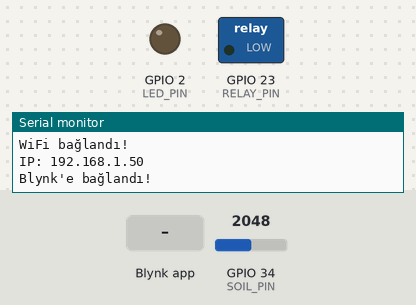
Simulated run of this sketch. Board: ESP32. Shown: switched loads named in the sketch (green lamp = pin HIGH), output pins drawn as LEDs (lit = HIGH), the last lines printed to the serial monitor. Inputs (shaded band) come from the test bench; at power-on: GPIO 34 (SOIL_PIN) = 2048. WiFi joins after 1.5 s; servers stay silent unless stated.

Above: at 3.0 s.
3.1 s: Blynk app writes 200 to V4
At 7.7 s:
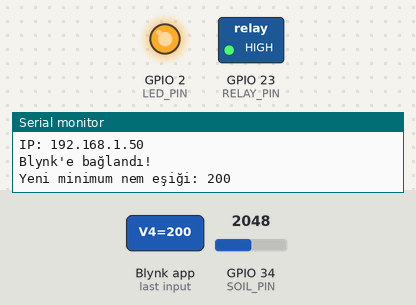
8.3 s: Blynk app writes 1 to V4
At 12.7 s:
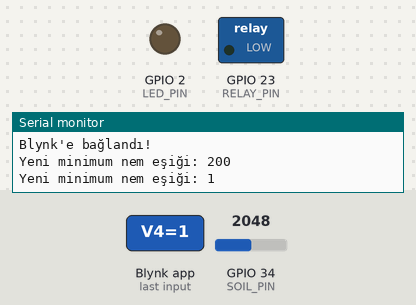
13.3 s: Blynk app writes 1 to V3
At 13.7 s:
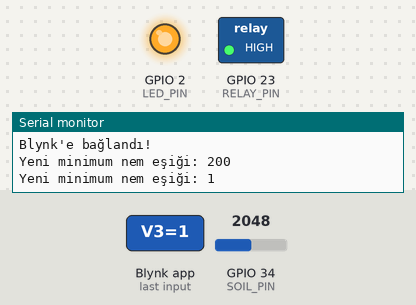
Timing chart, 0 to 16.3 s (numbered marks = the images above; inputs shaded):
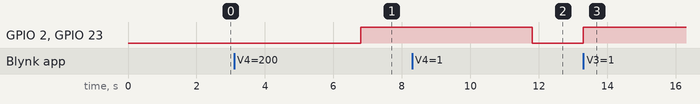

Measured:
- after the input at 3.1 s, GPIO 2 (LED_PIN), GPIO 23 (RELAY_PIN): LOW → HIGH after 3.7 s
- after the input at 8.3 s, GPIO 2 (LED_PIN), GPIO 23 (RELAY_PIN): HIGH → LOW after 3.5 s
- after the input at 13.3 s, GPIO 2 (LED_PIN), GPIO 23 (RELAY_PIN): LOW → HIGH at once

The sketch:

sketch_aug19a.ino
```cpp
#define BLYNK_TEMPLATE_ID "TMPL67BpjhRnR"
#define BLYNK_TEMPLATE_NAME "Akıllı Saksı"
#define BLYNK_AUTH_TOKEN "tb8zbZiyqdjO7XPH9x38j5jGUhRDeTyr"

#include <WiFi.h>
#include <WebServer.h>
#include <DNSServer.h>
#include <WiFiManager.h>
#include <BlynkSimpleEsp32.h>

BlynkTimer timer;

// --- Pinler ---
#define LED_PIN 2
#define RELAY_PIN 23   // Röle pini (su pompası)
#define SOIL_PIN 34    // Nem sensörü pini

// --- Değişkenler ---
bool pumpState = false;
bool manualControl = false;
int minMoisture = 30;
int soilMoisture = 0;

// --- Blynk Fonksiyonları ---
BLYNK_WRITE(V3) {  // Manuel pompa kontrolü
  manualControl = param.asInt();
  pumpState = manualControl;
  digitalWrite(RELAY_PIN, pumpState ? HIGH : LOW);
  digitalWrite(LED_PIN, pumpState ? HIGH : LOW);
  Blynk.virtualWrite(V2, pumpState ? 1 : 0);
}

BLYNK_WRITE(V4) {  // Minimum nem ayarı
  minMoisture = param.asInt();
  Serial.print("Yeni minimum nem eşiği: ");
  Serial.println(minMoisture);
}

// --- Sensör okuma ve otomatik pompa kontrol ---
void sendSensor() {
  int soilMoistureValue = analogRead(SOIL_PIN);
  soilMoisture = map(soilMoistureValue, 1200, 4095, 100, 0);
  Blynk.virtualWrite(V1, soilMoisture);

  if (!manualControl) {
    pumpState = (soilMoisture < minMoisture);
    digitalWrite(RELAY_PIN, pumpState ? HIGH : LOW);
    digitalWrite(LED_PIN, pumpState ? HIGH : LOW);
    Blynk.virtualWrite(V2, pumpState ? 1 : 0);
  }
}

void setup() {
  Serial.begin(115200);
  pinMode(LED_PIN, OUTPUT);
  pinMode(RELAY_PIN, OUTPUT);
  pinMode(SOIL_PIN, INPUT);

  digitalWrite(RELAY_PIN, LOW);
  digitalWrite(LED_PIN, LOW);

  // --- WiFiManager ile dinamik Wi-Fi bağlantısı ---
  WiFiManager wm;
  if (!wm.autoConnect("AkilliSaksi-Setup")) {
    Serial.println("WiFi bağlantısı başarısız, yeniden başlatılıyor...");
    ESP.restart();
  }
  Serial.println("WiFi bağlandı!");
  Serial.print("IP: ");
  Serial.println(WiFi.localIP());

  // --- Blynk bağlantısı ---
  Blynk.config(BLYNK_AUTH_TOKEN);
  if (!Blynk.connect()) {
    Serial.println("Blynk'e bağlanılamadı!");
  } else {
    Serial.println("Blynk'e bağlandı!");
  }

  // 5 saniyede bir sensör okuma
  timer.setInterval(5000L, sendSensor);
}

void loop() {
  Blynk.run();
  timer.run();
}
```
